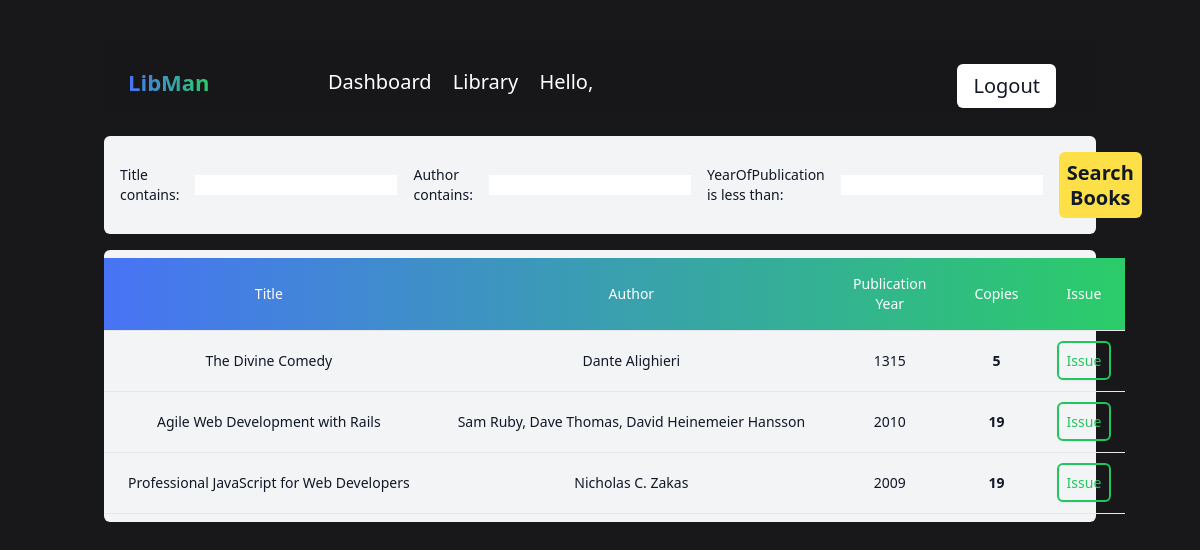
/books/, run on an earlier commit of the app's database.
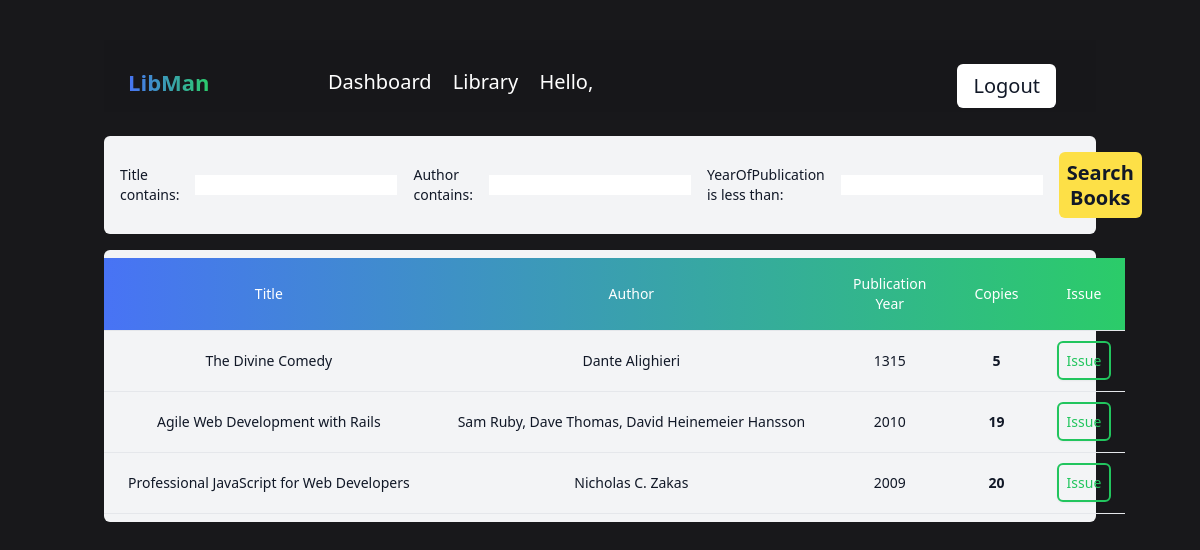
And on a later commit of the database.
### main/models.py (models this page shows, shortened)
class Book(models.Model):
    title=models.CharField(max_length=200, null=True)
    author=models.CharField(max_length=200, null=True)
    yearOfPublication=models.CharField(max_length=5, null=True)
    copies=models.IntegerField(null=True)
    description=models.CharField(max_length=10000, null=True)
    date_created=models.DateTimeField(auto_now_add=True, null=True)
    tags=models.ManyToManyField(Tag)

### main/views.py (the view)
# urls.py: path('books/',views.books,name='books'),
def books(request):
    books = Book.objects.all()
    bookfilter = BookFilter(request.GET,queryset=books)
    books=bookfilter.qs
    context={'books':books,'filter':bookfilter}
    return render(request,'main/books.html',context)

### main/templates/main/books.html (shortened to what this page needs)
{% extends 'main/base.html' %}
{% block content %}
<div>
    <form method="GET" class="my-4 text-sm bg-gray-100 p-4 rounded-md text-gray-900 flex items-center gap-4 flex-col md:flex-row" >
      {{filter.form}}
      <button class="text-xl font-semibold leading-tight p-2 rounded-md text-gray-900 bg-yellow-300 hover:bg-yellow-400" type="submit">Search Books</button>
    </form>
    <div class="flex flex-col bg-gray-100 rounded-md">
        <div class="overflow-x-auto sm:-mx-6 lg:-mx-8">
          <div class="py-2 inline-block min-w-full sm:px-6 lg:px-8">
            <div class="overflow-x-auto">
              <table class="min-w-full text-center">
                <thead class="border-b bg-gradient-to-r from-[#4873f5] to-[#2bcc69] ">
                  <tr>
                    <th scope="col" class="text-sm font-medium px-6 py-4 text-center">
                      Title
                    </th>
                    <th scope="col" class="text-sm font-medium px-6 py-4 text-center">
                      Author
                    </th>
                    <th scope="col" class="text-sm font-medium px-6 py-4 text-center">
                      Publication Year
                    </th>
                    <th scope="col" class="text-sm font-medium px-6 py-4 text-center">
                      Copies
                    </th>
                    {% if request.user.is_staff %}
                    <th scope="col" class="text-sm font-medium px-6 py-4 text-center">
                      Update
                    </th>
                    {% else %}
                    <th scope="col" class="text-sm font-medium px-6 py-4 text-center">
                      Issue
                    </th>
                    {% endif %}
                  </tr>
                </thead>
                <tbody>
                    {% for book in books %}
                    {% if book.copies > 0 %}
                  <tr class="border-b">
                    <td class="text-sm text-gray-900 px-6 py-4 whitespace-nowrap">
                      {{book.title}}
                    </td>
                    <td class="text-sm text-gray-900 px-6 py-4 whitespace-nowrap">
                      {{book.author}}
                    </td>
                    <td class="text-sm text-gray-900 px-6 py-4 whitespace-nowrap">
                      {{book.yearOfPublication}}
                    </td>
                    {% if book.copies < 5 %}
                    <td class="text-sm text-rose-400 font-bold px-6 py-4 whitespace-nowrap">
                      {{book.copies}}
                    </td>
                    {% else %}
                    <td class="text-sm text-gray-900 font-bold px-6 py-4 whitespace-nowrap">
                      {{book.copies}}
                    </td>
                    {% endif %}
                    {% if request.user.is_staff %}
                    <td class="px-2 py-5 border-b border-gray-200 text-sm text-center">
                      <a class="border-2 text-center cursor-pointer border-sky-500 text-sky-500 bg-transparent hover:bg-sky-500 hover:text-white shadow-sm rounded-md p-2 whitespace-no-wrap" href="{% url 'update_book' book.id %}">
                        Update
                      </a>
                    </td>
                    {% else %}
                    <td class="px-2 py-5 border-b border-gray-200 text-sm text-center">
                      <a class="border-2 text-center cursor-pointer border-green-500 text-green-500 bg-transparent hover:bg-green-500 hover:text-white shadow-sm rounded-md p-2 whitespace-no-wrap" href="{% url 'issue_book' book.id %}">
                        Issue
                      </a>
                    </td>
                    {% endif %}
                  </tr>
                  {% endif %}
                  {% endfor %}
                </tbody>
              </table>
            </div>
          </div>
        </div>
      </div>
</div>
{% endblock %}

What changed in the data, as far as the page shows it:
changed Book "Professional JavaScript for Web Developers": copies "19" → "20"
